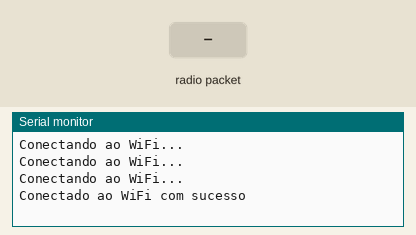
Bench run of a sketch on a simulated ESP32. Parts: the last lines printed to the serial monitor. The inputs (shaded band) are chosen by the test bench. WiFi joins after 1.5 s; servers stay silent unless stated; uploads are accepted with an empty reply; no radio packets arrive unless stated.

Above: at 2.7 s.
2.8 s: radio packet "1" arrives
At 4.2 s:
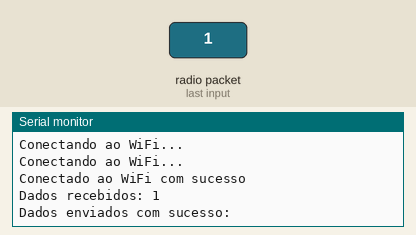
4.5 s: radio packet "0" arrives
At 4.66 s:
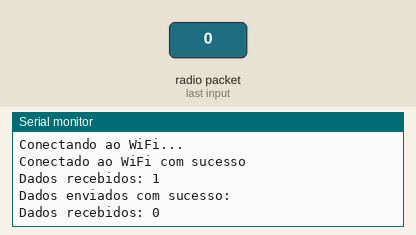
6.0 s: radio packet "2" arrives
At 6.8 s:
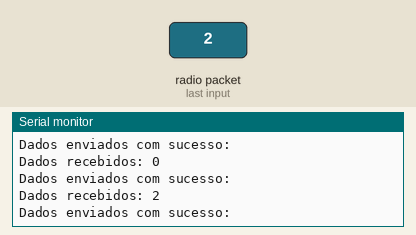

The sketch:

espLora.ino
```cpp
#include <SPI.h>
#include <LoRa.h>
#include <WiFi.h>
#include <HTTPClient.h>

const char* ssid = "SSID_nome_da_rede_wifi";
const char* password = "senha_da_rede_wifi";

void setup() {
  Serial.begin(9600);
  LoRa.begin(433E6);
  LoRa.setSpreadingFactor(7);
  LoRa.setSignalBandwidth(125E3);
  LoRa.setCodingRate4(5);
  LoRa.setSyncWord(0xF3);

  WiFi.begin(ssid, password);
  while (WiFi.status() != WL_CONNECTED) {
    delay(500);
    Serial.println("Conectando ao WiFi...");
  }
  Serial.println("Conectado ao WiFi com sucesso");
}

void enviarDadosWeb(String dados) {
  if (WiFi.status() == WL_CONNECTED) {
    HTTPClient http;
    http.begin("http://endereco_da_api.com/receber_dados");
    http.addHeader("Content-Type", "application/x-www-form-urlencoded");

    int httpResponseCode = http.POST("dados=" + dados);

    if (httpResponseCode > 0) {
      String response = http.getString();
      Serial.println("Dados enviados com sucesso: " + response);
    } else {
      Serial.println("Falha na conexão: " + String(httpResponseCode));
    }
    http.end();
  } else {
    Serial.println("Erro: Não conectado ao WiFi");
  }
}

void loop() {
  int tamPacote = LoRa.parsePacket();
  if (tamPacote) {
    String leitura = "";
    while (LoRa.available()) {
      leitura += (char)LoRa.read();
    }
    Serial.print("Dados recebidos: ");
    Serial.println(leitura);

    enviarDadosWeb(leitura);
  }
}
```

Measured:
- after the input at 2.8 s, the serial monitor: prints a new line at once (image 1)
- after the input at 4.5 s, the serial monitor: prints a new line at once (image 2)
- after the input at 6.0 s, the serial monitor: prints a new line at once (image 3)
